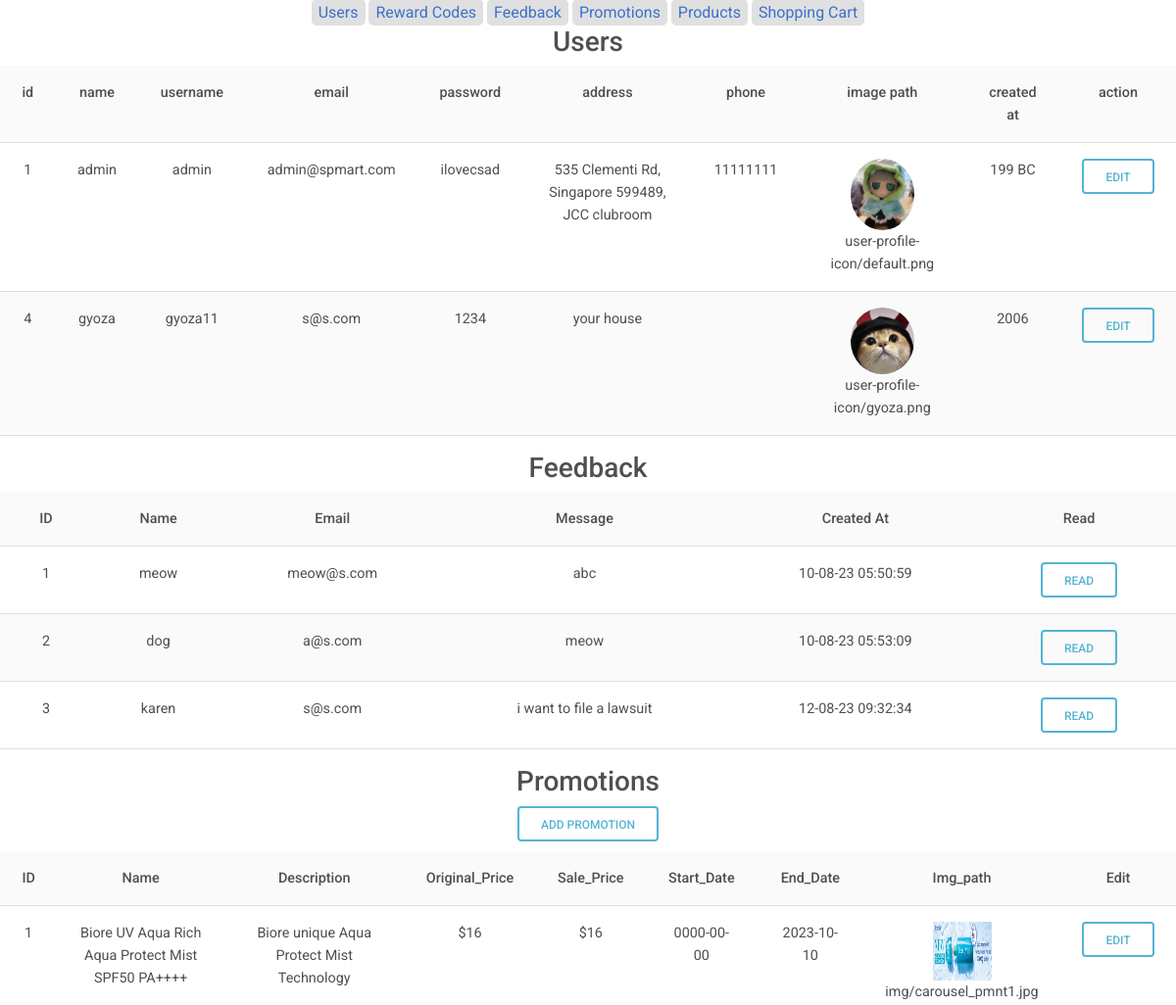
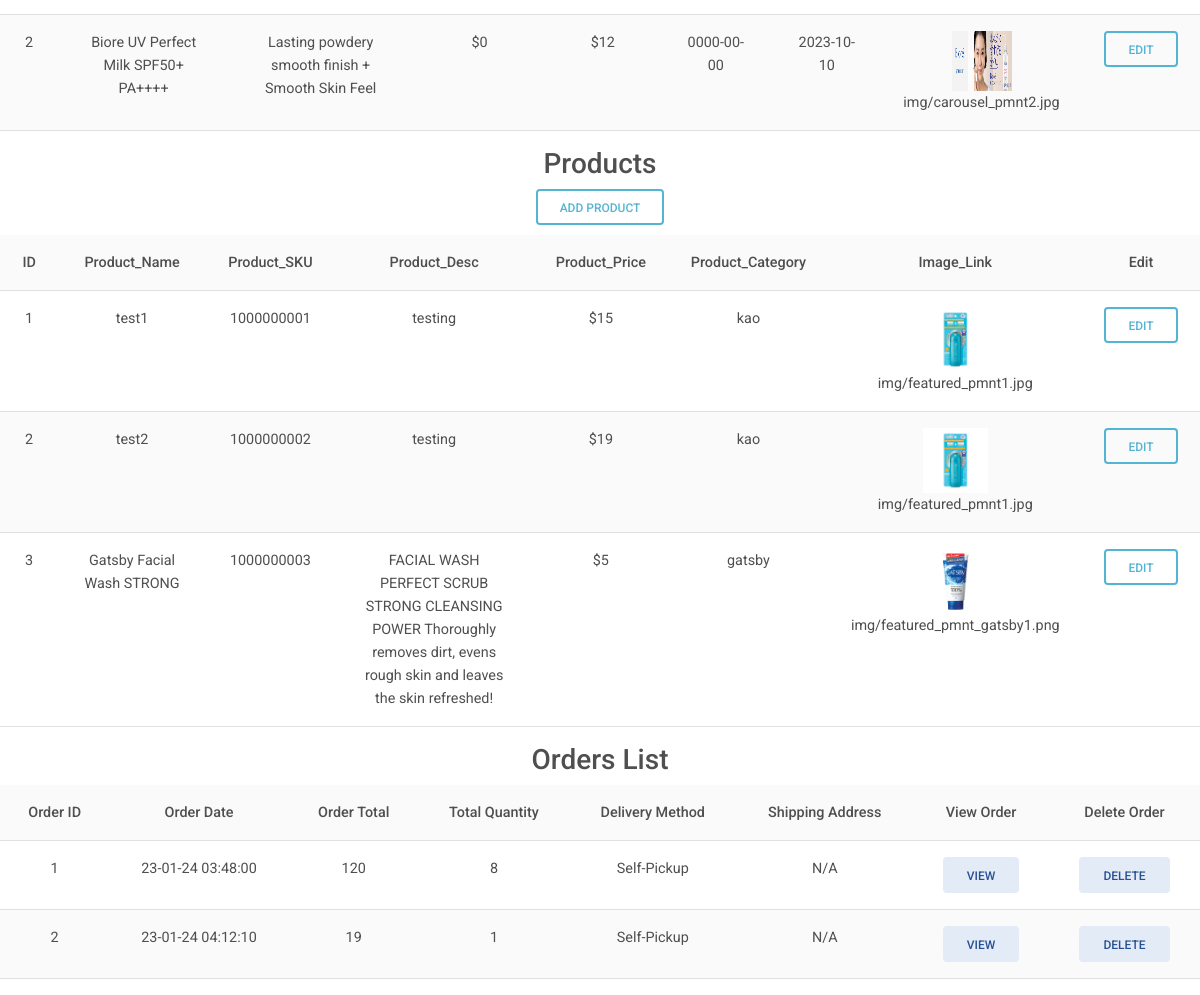
The page /spmart/dashboard.php (signed in) on the database its author committed (2 pictures, top to bottom).
### tables this page shows
CREATE TABLE `users` (
  `id` int(10) UNSIGNED NOT NULL,
  `name` text NOT NULL,
  `username` text DEFAULT NULL,
  `email` text DEFAULT NULL,
  `password` text DEFAULT NULL,
  `address` text DEFAULT NULL,
  `phone` text DEFAULT NULL,
  `img_filepath` text DEFAULT NULL,
  `created_at` text DEFAULT NULL
);

CREATE TABLE `feedback` (
  `id` int(10) UNSIGNED NOT NULL,
  `name` text NOT NULL,
  `email` text NOT NULL,
  `message` text NOT NULL,
  `created_at` text DEFAULT NULL
);

CREATE TABLE `promotions` (
  `id` int(11) NOT NULL,
  `name` text NOT NULL,
  `original_price` int(11) NOT NULL,
  `sale_price` int(11) NOT NULL,
  `start_date` date NOT NULL,
  `end_date` date NOT NULL,
  `details` text NOT NULL,
  `img_filepath` text DEFAULT NULL
);

CREATE TABLE `products` (
  `id` int(11) NOT NULL,
  `product_sku` int(11) NOT NULL,
  `image_link` text NOT NULL,
  `product_name` text NOT NULL,
  `product_desc` text NOT NULL,
  `product_price` int(11) NOT NULL,
  `products_category` text NOT NULL
);

CREATE TABLE `orders_list` (
  `id` int(10) UNSIGNED NOT NULL,
  `product_id` int(11) DEFAULT NULL,
  `product_name` text DEFAULT NULL,
  `product_price` int(11) DEFAULT NULL,
  `product_quantity` int(11) DEFAULT NULL,
  `order_id` int(11) DEFAULT NULL,
  `user_id` int(11) DEFAULT NULL,
  `address` text DEFAULT NULL,
  `order_date` text DEFAULT NULL,
  `order_type` text DEFAULT NULL,
  `qr_code` text DEFAULT NULL
);

### spmart/dashboard.php (the view, shortened to what this page needs)
<!DOCTYPE html>
<html lang="en">
<head>
    <link rel="stylesheet" href="https://use.fontawesome.com/releases/v5.11.2/css/all.css" />
    <link rel="stylesheet" href="css/mdb.min.css" />
    <link rel="stylesheet" href="css/style.css" />
</head>
<body>
        <?php
        $db = new PDO('mysql:host=mysql;dbname=spmart', 'root', '');
        ?>
    <a class="user_input" href="#Users">Users</a>
    <a class="user_input" href="#reward-codes">Reward Codes</a>
    <a class="user_input" href="#feedback">Feedback</a>
    <a class="user_input" href="#promotions">Promotions</a>
    <a class="user_input" href="#products">Products</a>
    <a class="user_input" href="#shopping-cart">Shopping Cart</a>
    <h3 id="Users">Users</h3>
    <table class="table table-striped">
        <tr>
            <th>id</th>
            <th>name</th>
            <th>username</th>
            <th>email</th>
            <th>password</th>
            <th>address</th>
            <th>phone</th>
            <th>image path</th>
            <th>created at</th>
            <th>action</th>
        </tr>
        <?php
        $sql = "SELECT * FROM users";
        $result = $db->query($sql);
        foreach ($result as $row) {
            echo "<tr>";
            echo "<td>" . $row['id'] . "</td>";
            echo "<td>" . $row['name'] . "</td>";
            echo "<td>" . $row['username'] . "</td>";
            echo "<td>" . $row['email'] . "</td>";
            echo "<td>" . $row['password'] . "</td>";
            echo "<td>" . $row['address'] . "</td>";
            echo "<td>" . $row['phone'] . "</td>";
            if ($row['img_filepath'] == "") {
                echo "<td><img style='width:65px' class='rounded-circle img-fluid' src='https://subwayisfresh.com.sg/wp-content/uploads/2022/02/Sides-Double-Chocolate-Cookie.jpg'><br>" . $row['img_filepath'] . "</td>";
            } else {
                echo "<td><img style='width:65px' class='rounded-circle img-fluid' src='" . $row['img_filepath'] . "'><br>" . $row['img_filepath'] . "</td>";
            }
            echo "<td>" . $row['created_at'] . "</td>";
            echo "<td><button type='button' class='btn btn-outline-info' data-mdb-toggle='modal' data-mdb-target='#" . "edit_user_" . $row['id'] . "'>Edit</button></td>";
            echo "</tr>";
        }
        ?>
    </table>
    <h3 id="feedback">Feedback</h3>
    <table class="table table-striped">
        <tr>
            <th>ID</th>
            <th>Name</th>
            <th>Email</th>
            <th>Message</th>
            <th>Created At</th>
            <th>Read</th>
        </tr>
        <?php
        $sql = "SELECT * FROM feedback";
        $result = $db->query($sql);
        foreach ($result as $row) {
            echo "<tr>";
            echo "<td>" . $row['id'] . "</td>";
            echo "<td>" . $row['name'] . "</td>";
            echo "<td>" . $row['email'] . "</td>";
            echo "<td>" . $row['message'] . "</td>";
            echo "<td>" . $row['created_at'] . "</td>";
            echo "<td><button type='button' class='btn btn-outline-info' data-mdb-toggle='modal' data-mdb-target='#" . "feedback_" . $row['id'] . "'>Read</button></td>";
            echo "</tr>";
        }
        ?>
    </table>
    <h3 id="promotions">Promotions</h3>
    <button type="button" class="btn btn-outline-info" data-mdb-toggle="modal" data-mdb-target="#add_promotion"
        style="margin-bottom: 10px">Add Promotion</button>
    <table class="table table-striped">
        <tr>
            <th>ID</th>
            <th>Name</th>
            <th>Description</th>
            <th>Original_Price</th>
            <th>Sale_Price</th>
            <th>Start_Date</th>
            <th>End_Date</th>
            <th>Img_path</th>
            <th>Edit</th>
        </tr>
        <?php
        $sql = "SELECT * FROM promotions";
        $result = $db->query($sql);
        foreach ($result as $row) {
            echo "<tr>";
            echo "<td>" . $row['id'] . "</td>";
            echo "<td>" . $row['name'] . "</td>";
            echo "<td>" . $row['details'] . "</td>";
            echo "<td>$" . $row['original_price'] . "</td>";
            echo "<td>$" . $row['sale_price'] . "</td>";
            echo "<td>" . $row['start_date'] . "</td>";
            echo "<td>" . $row['end_date'] . "</td>";
            echo "<td><img style='width:60px;height:60px' src='" . $row['img_filepath'] . "'><br>" . $row['img_filepath'] . "</td>";
            echo "<td><button type='button' class='btn btn-outline-info' data-mdb-toggle='modal' data-mdb-target='#" . "promotions_" . $row['id'] . "'>Edit</button></td>";
            echo "</tr>";
        }
        ?>
    </table>
    <h3 id="products">Products</h3>
    <button type="button" class="btn btn-outline-info" data-mdb-toggle="modal" data-mdb-target="#add_product"
        style="margin-bottom: 10px;">Add Product</button>
    <table class="table table-striped">
        <tr>
            <th>ID</th>
            <th>Product_Name</th>
            <th>Product_SKU</th>
            <th>Product_Desc</th>
            <th>Product_Price</th>
            <th>Product_Category</th>
            <th>Image_Link</th>
            <th>Edit</th>
        </tr>
        <?php
        $sql = "SELECT * FROM products";
        $result = $db->query($sql);
        foreach ($result as $row) {
            echo "<tr>";
            echo "<td>" . $row['id'] . "</td>";
            echo "<td>" . $row['product_name'] . "</td>";
            echo "<td>" . $row['product_sku'] . "</td>";
            echo "<td>" . $row['product_desc'] . "</td>";
            echo "<td>$" . $row['product_price'] . "</td>";
            echo "<td>" . $row['products_category'] . "</td>";
            echo "<td><img style='width:65px' src='" . $row['image_link'] . "'><br>" . $row['image_link'] . "</td>";
            echo "<td><button type='button' class='btn btn-outline-info' data-mdb-toggle='modal' data-mdb-target='#" . "products_" . $row['id'] . "'>Edit</button></td>";
            echo "</tr>";
        }
        ?>
        <table>
            <h3 id="shopping-cart">Orders List</h3>
            <table class="table table-striped">
                <tr>
                    <th>Order ID</th>
                    <th>Order Date</th>
                    <th>Order Total</th>
                    <th>Total Quantity</th>
                    <th>Delivery Method</th>
                    <th>Shipping Address</th>
                    <th>View Order</th>
                    <th>Delete Order</th>
                </tr>
                <?php
                $sql = "SELECT * FROM orders_list";
                $result = $db->query($sql);
                foreach ($result as $row) {
                    echo "<tr>";
                    echo "<td>" . $row['order_id'] . "</td>";
                    echo "<td>" . $row['order_date'] . "</td>";
                    echo "<td>" . $row['product_price'] . "</td>";
                    echo "<td>" . $row['product_quantity'] . "</td>";
                    echo "<td>" . $row['order_type'] . "</td>";
                    echo "<td>" . $row['address'] . "</td>";
                    echo "<td><button type='button' class='btn btn-secondary' data-mdb-toggle='modal' data-mdb-target='#" . "order_" . $row['order_id'] . "'>View</button></td>";
                    echo "<td><button type='button' class='btn btn-secondary' data-mdb-toggle='modal' data-mdb-target='#" . "delete_" . $row['order_id'] . "'>Delete</button></td>";
                    echo "</tr>";
                }
                echo "</table>";
                ?>
            </table>
</body>

### spmart/dashboard.php (style rules this page uses)
* { text-align: center; }
.user_input { padding-top: 4px; padding-bottom: 4px; padding-left: 7px; padding-right: 7px; background-color: #e0e0e0; border-radius: 5px; }

### rows shown on the page
users: id "1", name "admin", username "admin", email "admin@spmart.com", password "ilovecsad", address "535 Clementi Rd, Singapore 599489, JCC clubroom", phone "11111111", img_filepath (placeholder picture), img_filepath "user-profile-icon/default.png", created_at "199 BC"
users: id "4", name "gyoza", username "gyoza11", email "s@s.com", password "1234", address "your house", img_filepath (picture), img_filepath "user-profile-icon/gyoza.png", created_at "2006"
feedback: id "1", name "meow", email "meow@s.com", message "abc", created_at "10-08-23 05:50:59"
feedback: id "2", name "dog", email "a@s.com", message "meow", created_at "10-08-23 05:53:09"
feedback: id "3", name "karen", email "s@s.com", message "i want to file a lawsuit", created_at "12-08-23 09:32:34"
promotions: id "1", name "Biore UV Aqua Rich Aqua Protect Mist SPF50 PA++++", details "Biore unique Aqua Protect Mist Technology", original_price "16", sale_price "16", start_date "0000-00-00", end_date "2023-10-10", img_filepath (picture), img_filepath "img/carousel_pmnt1.jpg"
promotions: id "2", name "Biore UV Perfect Milk SPF50+ PA++++", details "Lasting powdery smooth finish + Smooth Skin Feel", original_price "0", sale_price "12", start_date "0000-00-00", end_date "2023-10-10", img_filepath (picture), img_filepath "img/carousel_pmnt2.jpg"
products: id "1", product_name "test1", product_sku "1000000001", product_desc "testing", product_price "15", products_category "kao", image_link (picture), image_link "img/featured_pmnt1.jpg"
products: id "2", product_name "test2", product_sku "1000000002", product_desc "testing", product_price "19", products_category "kao", image_link (picture), image_link "img/featured_pmnt1.jpg"
products: id "3", product_name "Gatsby Facial Wash STRONG", product_sku "1000000003", product_desc "FACIAL WASH PERFECT SCRUB STRONG CLEANSING POWER Thoroughly removes dirt, evens rough skin and leaves the skin refreshed!", product_price "5", products_category "gatsby", image_link (picture), image_link "img/featured_pmnt_gatsby1.png"
orders_list: order "1", order_date "23-01-24 03:48:00", product_price "120", product_quantity "8", order_type "Self-Pickup", address "N/A"
orders_list: order "2", order_date "23-01-24 04:12:10", product_price "19", product_quantity "1", order_type "Self-Pickup", address "N/A"
